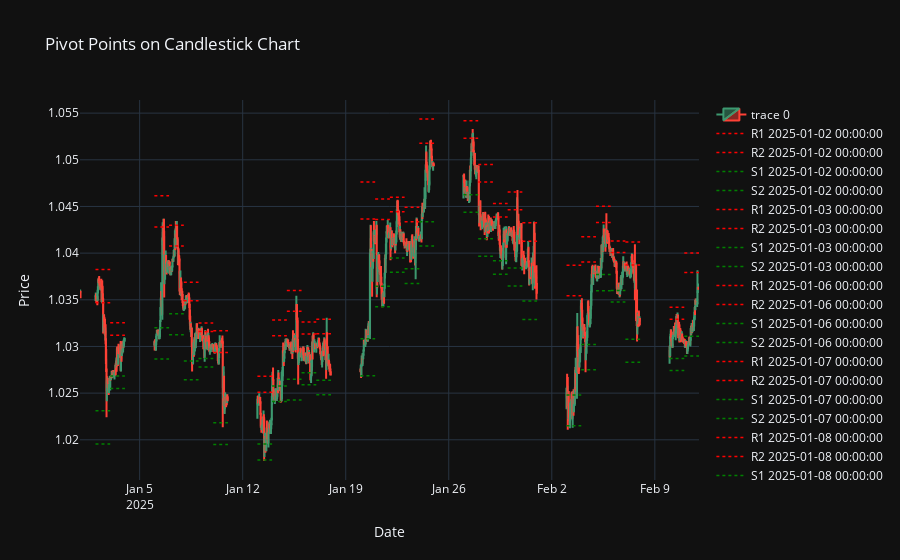

This figure's notebook cell:
### Code cell
# visualizing the ohlc data
fig = go.Figure(data = [go.Candlestick(x = ohlc_df['time'],
                                       open = ohlc_df['open'],
                                       high = ohlc_df['high'],
                                       low = ohlc_df['low'],
                                       close = ohlc_df['close'])])

# fig.update_layout(height=600, xaxis_rangeslider_visible=False)
# 📌 Add Pivot Points as Horizontal Lines
pivot_levels = ["R1", "R2", "S1", "S2"]
colors = {'R1': 'red', 'R2': 'red', 'S1': 'green', 'S2': 'green'}


for _, row in daily_df.iterrows():
    for level in pivot_levels:
        fig.add_trace(go.Scatter(
            x=[row['time'], row['time'] + pd.Timedelta(days=1)],  # Extend for one day
            y=[row[level], row[level]],
            mode='lines',
            name=f"{level} {row['time']}",
            line=dict(color=colors[level], width=1.5, dash='dot')
        ))

# 📌 Customize Layout
fig.update_layout(
    title="Pivot Points on Candlestick Chart",
    xaxis_title="Date",
    yaxis_title="Price",
    template="plotly_dark",
    xaxis_rangeslider_visible=False
)
fig

### Figure 1 — Plotly figure (JSON) as saved in the notebook; plotly's stock layout.template omitted (floating-point values rounded to 4 significant figures; data arrays with more than 128 entries replaced by an {"elided": "..."} marker saying what was removed)
{"data": [{"close": {"elided": "1393 float values"}, "high": {"elided": "1393 float values"}, "low": {"elided": "1393 float values"}, "open": {"elided": "1393 float values"}, "type": "candlestick", "x": {"elided": "1393 str values"}}, {"line": {"color": "red", "dash": "dot", "width": 1.5}, "mode": "lines", "name": "R1 2025-01-02 00:00:00", "type": "scatter", "x": ["2025-01-02T00:00:00", "2025-01-03T00:00:00"], "y": [1.035, 1.035]}, {"line": {"color": "red", "dash": "dot", "width": 1.5}, "mode": "lines", "name": "R2 2025-01-02 00:00:00", "type": "scatter", "x": ["2025-01-02T00:00:00", "2025-01-03T00:00:00"], "y": [1.038, 1.038]}, {"line": {"color": "green", "dash": "dot", "width": 1.5}, "mode": "lines", "name": "S1 2025-01-02 00:00:00", "type": "scatter", "x": ["2025-01-02T00:00:00", "2025-01-03T00:00:00"], "y": [1.023, 1.023]}, {"line": {"color": "green", "dash": "dot", "width": 1.5}, "mode": "lines", "name": "S2 2025-01-02 00:00:00", "type": "scatter", "x": ["2025-01-02T00:00:00", "2025-01-03T00:00:00"], "y": [1.02, 1.02]}, {"line": {"color": "red", "dash": "dot", "width": 1.5}, "mode": "lines", "name": "R1 2025-01-03 00:00:00", "type": "scatter", "x": ["2025-01-03T00:00:00", "2025-01-04T00:00:00"], "y": [1.031, 1.031]}, {"line": {"color": "red", "dash": "dot", "width": 1.5}, "mode": "lines", "name": "R2 2025-01-03 00:00:00", "type": "scatter", "x": ["2025-01-03T00:00:00", "2025-01-04T00:00:00"], "y": [1.033, 1.033]}, {"line": {"color": "green", "dash": "dot", "width": 1.5}, "mode": "lines", "name": "S1 2025-01-03 00:00:00", "type": "scatter", "x": ["2025-01-03T00:00:00", "2025-01-04T00:00:00"], "y": [1.027, 1.027]}, {"line": {"color": "green", "dash": "dot", "width": 1.5}, "mode": "lines", "name": "S2 2025-01-03 00:00:00", "type": "scatter", "x": ["2025-01-03T00:00:00", "2025-01-04T00:00:00"], "y": [1.026, 1.026]}, {"line": {"color": "red", "dash": "dot", "width": 1.5}, "mode": "lines", "name": "R1 2025-01-06 00:00:00", "type": "scatter", "x": ["2025-01-06T00:00:00", "2025-01-07T00:00:00"], "y": [1.043, 1.043]}, {"line": {"color": "red", "dash": "dot", "width": 1.5}, "mode": "lines", "name": "R2 2025-01-06 00:00:00", "type": "scatter", "x": ["2025-01-06T00:00:00", "2025-01-07T00:00:00"], "y": [1.046, 1.046]}, {"line": {"color": "green", "dash": "dot", "width": 1.5}, "mode": "lines", "name": "S1 2025-01-06 00:00:00", "type": "scatter", "x": ["2025-01-06T00:00:00", "2025-01-07T00:00:00"], "y": [1.032, 1.032]}, {"line": {"color": "green", "dash": "dot", "width": 1.5}, "mode": "lines", "name": "S2 2025-01-06 00:00:00", "type": "scatter", "x": ["2025-01-06T00:00:00", "2025-01-07T00:00:00"], "y": [1.029, 1.029]}, {"line": {"color": "red", "dash": "dot", "width": 1.5}, "mode": "lines", "name": "R1 2025-01-07 00:00:00", "type": "scatter", "x": ["2025-01-07T00:00:00", "2025-01-08T00:00:00"], "y": [1.041, 1.041]}, {"line": {"color": "red", "dash": "dot", "width": 1.5}, "mode": "lines", "name": "R2 2025-01-07 00:00:00", "type": "scatter", "x": ["2025-01-07T00:00:00", "2025-01-08T00:00:00"], "y": [1.043, 1.043]}, {"line": {"color": "green", "dash": "dot", "width": 1.5}, "mode": "lines", "name": "S1 2025-01-07 00:00:00", "type": "scatter", "x": ["2025-01-07T00:00:00", "2025-01-08T00:00:00"], "y": [1.034, 1.034]}, {"line": {"color": "green", "dash": "dot", "width": 1.5}, "mode": "lines", "name": "S2 2025-01-07 00:00:00", "type": "scatter", "x": ["2025-01-07T00:00:00", "2025-01-08T00:00:00"], "y": [1.031, 1.031]}, {"line": {"color": "red", "dash": "dot", "width": 1.5}, "mode": "lines", "name": "R1 2025-01-08 00:00:00", "type": "scatter", "x": ["2025-01-08T00:00:00", "2025-01-09T00:00:00"], "y": [1.035, 1.035]}, {"line": {"color": "red", "dash": "dot", "width": 1.5}, "mode": "lines", "name": "R2 2025-01-08 00:00:00", "type": "scatter", "x": ["2025-01-08T00:00:00", "2025-01-09T00:00:00"], "y": [1.037, 1.037]}, {"line": {"color": "green", "dash": "dot", "width": 1.5}, "mode": "lines", "name": "S1 2025-01-08 00:00:00", "type": "scatter", "x": ["2025-01-08T00:00:00", "2025-01-09T00:00:00"], "y": [1.028, 1.028]}, {"line": {"color": "green", "dash": "dot", "width": 1.5}, "mode": "lines", "name": "S2 2025-01-08 00:00:00", "type": "scatter", "x": ["2025-01-08T00:00:00", "2025-01-09T00:00:00"], "y": [1.026, 1.026]}, {"line": {"color": "red", "dash": "dot", "width": 1.5}, "mode": "lines", "name": "R1 2025-01-09 00:00:00", "type": "scatter", "x": ["2025-01-09T00:00:00", "2025-01-10T00:00:00"], "y": [1.032, 1.032]}, {"line": {"color": "red", "dash": "dot", "width": 1.5}, "mode": "lines", "name": "R2 2025-01-09 00:00:00", "type": "scatter", "x": ["2025-01-09T00:00:00", "2025-01-10T00:00:00"], "y": [1.033, 1.033]}, {"line": {"color": "green", "dash": "dot", "width": 1.5}, "mode": "lines", "name": "S1 2025-01-09 00:00:00", "type": "scatter", "x": ["2025-01-09T00:00:00", "2025-01-10T00:00:00"], "y": [1.029, 1.029]}, {"line": {"color": "green", "dash": "dot", "width": 1.5}, "mode": "lines", "name": "S2 2025-01-09 00:00:00", "type": "scatter", "x": ["2025-01-09T00:00:00", "2025-01-10T00:00:00"], "y": [1.028, 1.028]}, {"line": {"color": "red", "dash": "dot", "width": 1.5}, "mode": "lines", "name": "R1 2025-01-10 00:00:00", "type": "scatter", "x": ["2025-01-10T00:00:00", "2025-01-11T00:00:00"], "y": [1.029, 1.029]}, {"line": {"color": "red", "dash": "dot", "width": 1.5}, "mode": "lines", "name": "R2 2025-01-10 00:00:00", "type": "scatter", "x": ["2025-01-10T00:00:00", "2025-01-11T00:00:00"], "y": [1.032, 1.032]}, {"line": {"color": "green", "dash": "dot", "width": 1.5}, "mode": "lines", "name": "S1 2025-01-10 00:00:00", "type": "scatter", "x": ["2025-01-10T00:00:00", "2025-01-11T00:00:00"], "y": [1.022, 1.022]}, {"line": {"color": "green", "dash": "dot", "width": 1.5}, "mode": "lines", "name": "S2 2025-01-10 00:00:00", "type": "scatter", "x": ["2025-01-10T00:00:00", "2025-01-11T00:00:00"], "y": [1.02, 1.02]}, {"line": {"color": "red", "dash": "dot", "width": 1.5}, "mode": "lines", "name": "R1 2025-01-13 00:00:00", "type": "scatter", "x": ["2025-01-13T00:00:00", "2025-01-14T00:00:00"], "y": [1.025, 1.025]}, {"line": {"color": "red", "dash": "dot", "width": 1.5}, "mode": "lines", "name": "R2 2025-01-13 00:00:00", "type": "scatter", "x": ["2025-01-13T00:00:00", "2025-01-14T00:00:00"], "y": [1.027, 1.027]}, {"line": {"color": "green", "dash": "dot", "width": 1.5}, "mode": "lines", "name": "S1 2025-01-13 00:00:00", "type": "scatter", "x": ["2025-01-13T00:00:00", "2025-01-14T00:00:00"], "y": [1.02, 1.02]}, {"line": {"color": "green", "dash": "dot", "width": 1.5}, "mode": "lines", "name": "S2 2025-01-13 00:00:00", "type": "scatter", "x": ["2025-01-13T00:00:00", "2025-01-14T00:00:00"], "y": [1.018, 1.018]}, {"line": {"color": "red", "dash": "dot", "width": 1.5}, "mode": "lines", "name": "R1 2025-01-14 00:00:00", "type": "scatter", "x": ["2025-01-14T00:00:00", "2025-01-15T00:00:00"], "y": [1.031, 1.031]}, {"line": {"color": "red", "dash": "dot", "width": 1.5}, "mode": "lines", "name": "R2 2025-01-14 00:00:00", "type": "scatter", "x": ["2025-01-14T00:00:00", "2025-01-15T00:00:00"], "y": [1.033, 1.033]}, {"line": {"color": "green", "dash": "dot", "width": 1.5}, "mode": "lines", "name": "S1 2025-01-14 00:00:00", "type": "scatter", "x": ["2025-01-14T00:00:00", "2025-01-15T00:00:00"], "y": [1.026, 1.026]}, {"line": {"color": "green", "dash": "dot", "width": 1.5}, "mode": "lines", "name": "S2 2025-01-14 00:00:00", "type": "scatter", "x": ["2025-01-14T00:00:00", "2025-01-15T00:00:00"], "y": [1.024, 1.024]}, {"line": {"color": "red", "dash": "dot", "width": 1.5}, "mode": "lines", "name": "R1 2025-01-15 00:00:00", "type": "scatter", "x": ["2025-01-15T00:00:00", "2025-01-16T00:00:00"], "y": [1.034, 1.034]}, {"line": {"color": "red", "dash": "dot", "width": 1.5}, "mode": "lines", "name": "R2 2025-01-15 00:00:00", "type": "scatter", "x": ["2025-01-15T00:00:00", "2025-01-16T00:00:00"], "y": [1.036, 1.036]}, {"line": {"color": "green", "dash": "dot", "width": 1.5}, "mode": "lines", "name": "S1 2025-01-15 00:00:00", "type": "scatter", "x": ["2025-01-15T00:00:00", "2025-01-16T00:00:00"], "y": [1.026, 1.026]}, {"line": {"color": "green", "dash": "dot", "width": 1.5}, "mode": "lines", "name": "S2 2025-01-15 00:00:00", "type": "scatter", "x": ["2025-01-15T00:00:00", "2025-01-16T00:00:00"], "y": [1.024, 1.024]}, {"line": {"color": "red", "dash": "dot", "width": 1.5}, "mode": "lines", "name": "R1 2025-01-16 00:00:00", "type": "scatter", "x": ["2025-01-16T00:00:00", "2025-01-17T00:00:00"], "y": [1.031, 1.031]}, {"line": {"color": "red", "dash": "dot", "width": 1.5}, "mode": "lines", "name": "R2 2025-01-16 00:00:00", "type": "scatter", "x": ["2025-01-16T00:00:00", "2025-01-17T00:00:00"], "y": [1.033, 1.033]}, {"line": {"color": "green", "dash": "dot", "width": 1.5}, "mode": "lines", "name": "S1 2025-01-16 00:00:00", "type": "scatter", "x": ["2025-01-16T00:00:00", "2025-01-17T00:00:00"], "y": [1.027, 1.027]}, {"line": {"color": "green", "dash": "dot", "width": 1.5}, "mode": "lines", "name": "S2 2025-01-16 00:00:00", "type": "scatter", "x": ["2025-01-16T00:00:00", "2025-01-17T00:00:00"], "y": [1.026, 1.026]}, {"line": {"color": "red", "dash": "dot", "width": 1.5}, "mode": "lines", "name": "R1 2025-01-17 00:00:00", "type": "scatter", "x": ["2025-01-17T00:00:00", "2025-01-18T00:00:00"], "y": [1.031, 1.031]}, {"line": {"color": "red", "dash": "dot", "width": 1.5}, "mode": "lines", "name": "R2 2025-01-17 00:00:00", "type": "scatter", "x": ["2025-01-17T00:00:00", "2025-01-18T00:00:00"], "y": [1.033, 1.033]}, {"line": {"color": "green", "dash": "dot", "width": 1.5}, "mode": "lines", "name": "S1 2025-01-17 00:00:00", "type": "scatter", "x": ["2025-01-17T00:00:00", "2025-01-18T00:00:00"], "y": [1.026, 1.026]}, {"line": {"color": "green", "dash": "dot", "width": 1.5}, "mode": "lines", "name": "S2 2025-01-17 00:00:00", "type": "scatter", "x": ["2025-01-17T00:00:00", "2025-01-18T00:00:00"], "y": [1.025, 1.025]}, {"line": {"color": "red", "dash": "dot", "width": 1.5}, "mode": "lines", "name": "R1 2025-01-20 00:00:00", "type": "scatter", "x": ["2025-01-20T00:00:00", "2025-01-21T00:00:00"], "y": [1.044, 1.044]}, {"line": {"color": "red", "dash": "dot", "width": 1.5}, "mode": "lines", "name": "R2 2025-01-20 00:00:00", "type": "scatter", "x": ["2025-01-20T00:00:00", "2025-01-21T00:00:00"], "y": [1.048, 1.048]}, {"line": {"color": "green", "dash": "dot", "width": 1.5}, "mode": "lines", "name": "S1 2025-01-20 00:00:00", "type": "scatter", "x": ["2025-01-20T00:00:00", "2025-01-21T00:00:00"], "y": [1.031, 1.031]}, {"line": {"color": "green", "dash": "dot", "width": 1.5}, "mode": "lines", "name": "S2 2025-01-20 00:00:00", "type": "scatter", "x": ["2025-01-20T00:00:00", "2025-01-21T00:00:00"], "y": [1.027, 1.027]}, {"line": {"color": "red", "dash": "dot", "width": 1.5}, "mode": "lines", "name": "R1 2025-01-21 00:00:00", "type": "scatter", "x": ["2025-01-21T00:00:00", "2025-01-22T00:00:00"], "y": [1.044, 1.044]}, {"line": {"color": "red", "dash": "dot", "width": 1.5}, "mode": "lines", "name": "R2 2025-01-21 00:00:00", "type": "scatter", "x": ["2025-01-21T00:00:00", "2025-01-22T00:00:00"], "y": [1.046, 1.046]}, {"line": {"color": "green", "dash": "dot", "width": 1.5}, "mode": "lines", "name": "S1 2025-01-21 00:00:00", "type": "scatter", "x": ["2025-01-21T00:00:00", "2025-01-22T00:00:00"], "y": [1.036, 1.036]}, {"line": {"color": "green", "dash": "dot", "width": 1.5}, "mode": "lines", "name": "S2 2025-01-21 00:00:00", "type": "scatter", "x": ["2025-01-21T00:00:00", "2025-01-22T00:00:00"], "y": [1.034, 1.034]}, {"line": {"color": "red", "dash": "dot", "width": 1.5}, "mode": "lines", "name": "R1 2025-01-22 00:00:00", "type": "scatter", "x": ["2025-01-22T00:00:00", "2025-01-23T00:00:00"], "y": [1.044, 1.044]}, {"line": {"color": "red", "dash": "dot", "width": 1.5}, "mode": "lines", "name": "R2 2025-01-22 00:00:00", "type": "scatter", "x": ["2025-01-22T00:00:00", "2025-01-23T00:00:00"], "y": [1.046, 1.046]}, {"line": {"color": "green", "dash": "dot", "width": 1.5}, "mode": "lines", "name": "S1 2025-01-22 00:00:00", "type": "scatter", "x": ["2025-01-22T00:00:00", "2025-01-23T00:00:00"], "y": [1.039, 1.039]}, {"line": {"color": "green", "dash": "dot", "width": 1.5}, "mode": "lines", "name": "S2 2025-01-22 00:00:00", "type": "scatter", "x": ["2025-01-22T00:00:00", "2025-01-23T00:00:00"], "y": [1.038, 1.038]}, {"line": {"color": "red", "dash": "dot", "width": 1.5}, "mode": "lines", "name": "R1 2025-01-23 00:00:00", "type": "scatter", "x": ["2025-01-23T00:00:00", "2025-01-24T00:00:00"], "y": [1.043, 1.043]}, {"line": {"color": "red", "dash": "dot", "width": 1.5}, "mode": "lines", "name": "R2 2025-01-23 00:00:00", "type": "scatter", "x": ["2025-01-23T00:00:00", "2025-01-24T00:00:00"], "y": [1.045, 1.045]}, {"line": {"color": "green", "dash": "dot", "width": 1.5}, "mode": "lines", "name": "S1 2025-01-23 00:00:00", "type": "scatter", "x": ["2025-01-23T00:00:00", "2025-01-24T00:00:00"], "y": [1.038, 1.038]}, {"line": {"color": "green", "dash": "dot", "width": 1.5}, "mode": "lines", "name": "S2 2025-01-23 00:00:00", "type": "scatter", "x": ["2025-01-23T00:00:00", "2025-01-24T00:00:00"], "y": [1.037, 1.037]}, {"line": {"color": "red", "dash": "dot", "width": 1.5}, "mode": "lines", "name": "R1 2025-01-24 00:00:00", "type": "scatter", "x": ["2025-01-24T00:00:00", "2025-01-25T00:00:00"], "y": [1.052, 1.052]}, {"line": {"color": "red", "dash": "dot", "width": 1.5}, "mode": "lines", "name": "R2 2025-01-24 00:00:00", "type": "scatter", "x": ["2025-01-24T00:00:00", "2025-01-25T00:00:00"], "y": [1.054, 1.054]}, {"line": {"color": "green", "dash": "dot", "width": 1.5}, "mode": "lines", "name": "S1 2025-01-24 00:00:00", "type": "scatter", "x": ["2025-01-24T00:00:00", "2025-01-25T00:00:00"], "y": [1.043, 1.043]}, {"line": {"color": "green", "dash": "dot", "width": 1.5}, "mode": "lines", "name": "S2 2025-01-24 00:00:00", "type": "scatter", "x": ["2025-01-24T00:00:00", "2025-01-25T00:00:00"], "y": [1.041, 1.041]}, {"line": {"color": "red", "dash": "dot", "width": 1.5}, "mode": "lines", "name": "R1 2025-01-27 00:00:00", "type": "scatter", "x": ["2025-01-27T00:00:00", "2025-01-28T00:00:00"], "y": [1.052, 1.052]}, {"line": {"color": "red", "dash": "dot", "width": 1.5}, "mode": "lines", "name": "R2 2025-01-27 00:00:00", "type": "scatter", "x": ["2025-01-27T00:00:00", "2025-01-28T00:00:00"], "y": [1.054, 1.054]}, {"line": {"color": "green", "dash": "dot", "width": 1.5}, "mode": "lines", "name": "S1 2025-01-27 00:00:00", "type": "scatter", "x": ["2025-01-27T00:00:00", "2025-01-28T00:00:00"], "y": [1.046, 1.046]}, {"line": {"color": "green", "dash": "dot", "width": 1.5}, "mode": "lines", "name": "S2 2025-01-27 00:00:00", "type": "scatter", "x": ["2025-01-27T00:00:00", "2025-01-28T00:00:00"], "y": [1.044, 1.044]}, {"line": {"color": "red", "dash": "dot", "width": 1.5}, "mode": "lines", "name": "R1 2025-01-28 00:00:00", "type": "scatter", "x": ["2025-01-28T00:00:00", "2025-01-29T00:00:00"], "y": [1.048, 1.048]}, {"line": {"color": "red", "dash": "dot", "width": 1.5}, "mode": "lines", "name": "R2 2025-01-28 00:00:00", "type": "scatter", "x": ["2025-01-28T00:00:00", "2025-01-29T00:00:00"], "y": [1.049, 1.049]}, {"line": {"color": "green", "dash": "dot", "width": 1.5}, "mode": "lines", "name": "S1 2025-01-28 00:00:00", "type": "scatter", "x": ["2025-01-28T00:00:00", "2025-01-29T00:00:00"], "y": [1.042, 1.042]}, {"line": {"color": "green", "dash": "dot", "width": 1.5}, "mode": "lines", "name": "S2 2025-01-28 00:00:00", "type": "scatter", "x": ["2025-01-28T00:00:00", "2025-01-29T00:00:00"], "y": [1.04, 1.04]}, {"line": {"color": "red", "dash": "dot", "width": 1.5}, "mode": "lines", "name": "R1 2025-01-29 00:00:00", "type": "scatter", "x": ["2025-01-29T00:00:00", "2025-01-30T00:00:00"], "y": [1.044, 1.044]}, {"line": {"color": "red", "dash": "dot", "width": 1.5}, "mode": "lines", "name": "R2 2025-01-29 00:00:00", "type": "scatter", "x": ["2025-01-29T00:00:00", "2025-01-30T00:00:00"], "y": [1.045, 1.045]}, {"line": {"color": "green", "dash": "dot", "width": 1.5}, "mode": "lines", "name": "S1 2025-01-29 00:00:00", "type": "scatter", "x": ["2025-01-29T00:00:00", "2025-01-30T00:00:00"], "y": [1.039, 1.039]}, {"line": {"color": "green", "dash": "dot", "width": 1.5}, "mode": "lines", "name": "S2 2025-01-29 00:00:00", "type": "scatter", "x": ["2025-01-29T00:00:00", "2025-01-30T00:00:00"], "y": [1.038, 1.038]}, {"line": {"color": "red", "dash": "dot", "width": 1.5}, "mode": "lines", "name": "R1 2025-01-30 00:00:00", "type": "scatter", "x": ["2025-01-30T00:00:00", "2025-01-31T00:00:00"], "y": [1.045, 1.045]}, {"line": {"color": "red", "dash": "dot", "width": 1.5}, "mode": "lines", "name": "R2 2025-01-30 00:00:00", "type": "scatter", "x": ["2025-01-30T00:00:00", "2025-01-31T00:00:00"], "y": [1.047, 1.047]}, {"line": {"color": "green", "dash": "dot", "width": 1.5}, "mode": "lines", "name": "S1 2025-01-30 00:00:00", "type": "scatter", "x": ["2025-01-30T00:00:00", "2025-01-31T00:00:00"], "y": [1.038, 1.038]}, {"line": {"color": "green", "dash": "dot", "width": 1.5}, "mode": "lines", "name": "S2 2025-01-30 00:00:00", "type": "scatter", "x": ["2025-01-30T00:00:00", "2025-01-31T00:00:00"], "y": [1.036, 1.036]}, {"line": {"color": "red", "dash": "dot", "width": 1.5}, "mode": "lines", "name": "R1 2025-01-31 00:00:00", "type": "scatter", "x": ["2025-01-31T00:00:00", "2025-02-01T00:00:00"], "y": [1.041, 1.041]}, {"line": {"color": "red", "dash": "dot", "width": 1.5}, "mode": "lines", "name": "R2 2025-01-31 00:00:00", "type": "scatter", "x": ["2025-01-31T00:00:00", "2025-02-01T00:00:00"], "y": [1.043, 1.043]}, {"line": {"color": "green", "dash": "dot", "width": 1.5}, "mode": "lines", "name": "S1 2025-01-31 00:00:00", "type": "scatter", "x": ["2025-01-31T00:00:00", "2025-02-01T00:00:00"], "y": [1.035, 1.035]}, {"line": {"color": "green", "dash": "dot", "width": 1.5}, "mode": "lines", "name": "S2 2025-01-31 00:00:00", "type": "scatter", "x": ["2025-01-31T00:00:00", "2025-02-01T00:00:00"], "y": [1.033, 1.033]}, {"line": {"color": "red", "dash": "dot", "width": 1.5}, "mode": "lines", "name": "R1 2025-02-03 00:00:00", "type": "scatter", "x": ["2025-02-03T00:00:00", "2025-02-04T00:00:00"], "y": [1.035, 1.035]}, {"line": {"color": "red", "dash": "dot", "width": 1.5}, "mode": "lines", "name": "R2 2025-02-03 00:00:00", "type": "scatter", "x": ["2025-02-03T00:00:00", "2025-02-04T00:00:00"], "y": [1.039, 1.039]}, {"line": {"color": "green", "dash": "dot", "width": 1.5}, "mode": "lines", "name": "S1 2025-02-03 00:00:00", "type": "scatter", "x": ["2025-02-03T00:00:00", "2025-02-04T00:00:00"], "y": [1.025, 1.025]}, {"line": {"color": "green", "dash": "dot", "width": 1.5}, "mode": "lines", "name": "S2 2025-02-03 00:00:00", "type": "scatter", "x": ["2025-02-03T00:00:00", "2025-02-04T00:00:00"], "y": [1.022, 1.022]}, {"line": {"color": "red", "dash": "dot", "width": 1.5}, "mode": "lines", "name": "R1 2025-02-04 00:00:00", "type": "scatter", "x": ["2025-02-04T00:00:00", "2025-02-05T00:00:00"], "y": [1.039, 1.039]}, {"line": {"color": "red", "dash": "dot", "width": 1.5}, "mode": "lines", "name": "R2 2025-02-04 00:00:00", "type": "scatter", "x": ["2025-02-04T00:00:00", "2025-02-05T00:00:00"], "y": [1.042, 1.042]}, {"line": {"color": "green", "dash": "dot", "width": 1.5}, "mode": "lines", "name": "S1 2025-02-04 00:00:00", "type": "scatter", "x": ["2025-02-04T00:00:00", "2025-02-05T00:00:00"], "y": [1.03, 1.03]}, {"line": {"color": "green", "dash": "dot", "width": 1.5}, "mode": "lines", "name": "S2 2025-02-04 00:00:00", "type": "scatter", "x": ["2025-02-04T00:00:00", "2025-02-05T00:00:00"], "y": [1.027, 1.027]}, {"line": {"color": "red", "dash": "dot", "width": 1.5}, "mode": "lines", "name": "R1 2025-02-05 00:00:00", "type": "scatter", "x": ["2025-02-05T00:00:00", "2025-02-06T00:00:00"], "y": [1.043, 1.043]}, {"line": {"color": "red", "dash": "dot", "width": 1.5}, "mode": "lines", "name": "R2 2025-02-05 00:00:00", "type": "scatter", "x": ["2025-02-05T00:00:00", "2025-02-06T00:00:00"], "y": [1.045, 1.045]}, {"line": {"color": "green", "dash": "dot", "width": 1.5}, "mode": "lines", "name": "S1 2025-02-05 00:00:00", "type": "scatter", "x": ["2025-02-05T00:00:00", "2025-02-06T00:00:00"], "y": [1.038, 1.038]}, {"line": {"color": "green", "dash": "dot", "width": 1.5}, "mode": "lines", "name": "S2 2025-02-05 00:00:00", "type": "scatter", "x": ["2025-02-05T00:00:00", "2025-02-06T00:00:00"], "y": [1.036, 1.036]}, {"line": {"color": "red", "dash": "dot", "width": 1.5}, "mode": "lines", "name": "R1 2025-02-06 00:00:00", "type": "scatter", "x": ["2025-02-06T00:00:00", "2025-02-07T00:00:00"], "y": [1.04, 1.04]}, {"line": {"color": "red", "dash": "dot", "width": 1.5}, "mode": "lines", "name": "R2 2025-02-06 00:00:00", "type": "scatter", "x": ["2025-02-06T00:00:00", "2025-02-07T00:00:00"], "y": [1.041, 1.041]}, {"line": {"color": "green", "dash": "dot", "width": 1.5}, "mode": "lines", "name": "S1 2025-02-06 00:00:00", "type": "scatter", "x": ["2025-02-06T00:00:00", "2025-02-07T00:00:00"], "y": [1.036, 1.036]}, {"line": {"color": "green", "dash": "dot", "width": 1.5}, "mode": "lines", "name": "S2 2025-02-06 00:00:00", "type": "scatter", "x": ["2025-02-06T00:00:00", "2025-02-07T00:00:00"], "y": [1.035, 1.035]}, {"line": {"color": "red", "dash": "dot", "width": 1.5}, "mode": "lines", "name": "R1 2025-02-07 00:00:00", "type": "scatter", "x": ["2025-02-07T00:00:00", "2025-02-08T00:00:00"], "y": [1.039, 1.039]}, {"line": {"color": "red", "dash": "dot", "width": 1.5}, "mode": "lines", "name": "R2 2025-02-07 00:00:00", "type": "scatter", "x": ["2025-02-07T00:00:00", "2025-02-08T00:00:00"], "y": [1.041, 1.041]}, {"line": {"color": "green", "dash": "dot", "width": 1.5}, "mode": "lines", "name": "S1 2025-02-07 00:00:00", "type": "scatter", "x": ["2025-02-07T00:00:00", "2025-02-08T00:00:00"], "y": [1.031, 1.031]}, {"line": {"color": "green", "dash": "dot", "width": 1.5}, "mode": "lines", "name": "S2 2025-02-07 00:00:00", "type": "scatter", "x": ["2025-02-07T00:00:00", "2025-02-08T00:00:00"], "y": [1.028, 1.028]}, {"line": {"color": "red", "dash": "dot", "width": 1.5}, "mode": "lines", "name": "R1 2025-02-10 00:00:00", "type": "scatter", "x": ["2025-02-10T00:00:00", "2025-02-11T00:00:00"], "y": [1.033, 1.033]}, {"line": {"color": "red", "dash": "dot", "width": 1.5}, "mode": "lines", "name": "R2 2025-02-10 00:00:00", "type": "scatter", "x": ["2025-02-10T00:00:00", "2025-02-11T00:00:00"], "y": [1.034, 1.034]}, {"line": {"color": "green", "dash": "dot", "width": 1.5}, "mode": "lines", "name": "S1 2025-02-10 00:00:00", "type": "scatter", "x": ["2025-02-10T00:00:00", "2025-02-11T00:00:00"], "y": [1.029, 1.029]}, {"line": {"color": "green", "dash": "dot", "width": 1.5}, "mode": "lines", "name": "S2 2025-02-10 00:00:00", "type": "scatter", "x": ["2025-02-10T00:00:00", "2025-02-11T00:00:00"], "y": [1.027, 1.027]}, {"line": {"color": "red", "dash": "dot", "width": 1.5}, "mode": "lines", "name": "R1 2025-02-11 00:00:00", "type": "scatter", "x": ["2025-02-11T00:00:00", "2025-02-12T00:00:00"], "y": [1.038, 1.038]}, {"line": {"color": "red", "dash": "dot", "width": 1.5}, "mode": "lines", "name": "R2 2025-02-11 00:00:00", "type": "scatter", "x": ["2025-02-11T00:00:00", "2025-02-12T00:00:00"], "y": [1.04, 1.04]}, {"line": {"color": "green", "dash": "dot", "width": 1.5}, "mode": "lines", "name": "S1 2025-02-11 00:00:00", "type": "scatter", "x": ["2025-02-11T00:00:00", "2025-02-12T00:00:00"], "y": [1.031, 1.031]}, {"line": {"color": "green", "dash": "dot", "width": 1.5}, "mode": "lines", "name": "S2 2025-02-11 00:00:00", "type": "scatter", "x": ["2025-02-11T00:00:00", "2025-02-12T00:00:00"], "y": [1.029, 1.029]}], "layout": {"title": {"text": "Pivot Points on Candlestick Chart"}, "xaxis": {"rangeslider": {"visible": false}, "title": {"text": "Date"}}, "yaxis": {"title": {"text": "Price"}}}}
